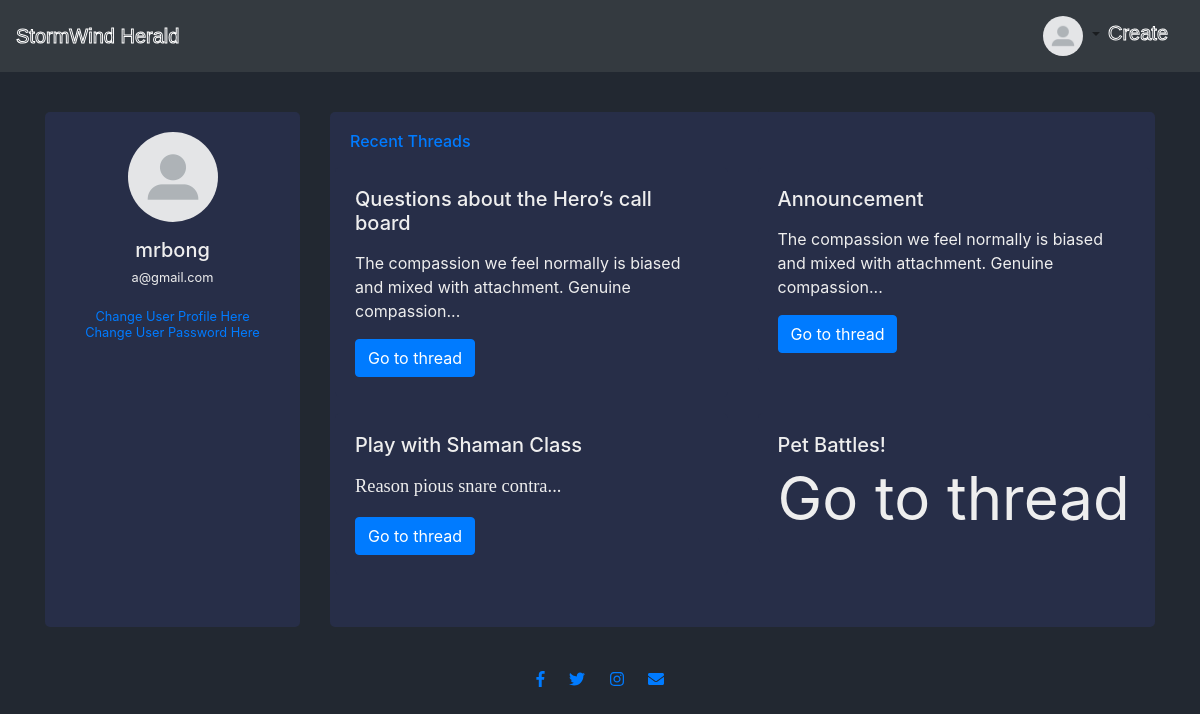
/profile/ (signed in), run on the app's committed database.
### users/models.py (models this page shows, shortened)
class Profile(models.Model):
	user = models.OneToOneField(U,on_delete=models.CASCADE)
	profile_pic = models.ImageField(default='default.jpg')

### stormwind/models.py (models this page shows, shortened)
class Thread(models.Model):
	member = models.ForeignKey(User,on_delete=models.CASCADE)
	title = models.CharField(max_length=155)
	content = HTMLField(blank=True,null=True)
	date_created = models.DateTimeField(default=timezone.now)
	category = models.CharField(max_length=155)
	likes = models.ManyToManyField(User,related_name='likes')

### stormwind/views.py (the view)
# urls.py: path('profile/',views.profile,name='profile'),
@login_required
def profile(request):
	user = request.user
	threads = Thread.objects.filter(member=request.user).order_by('-date_created')
	paginator = Paginator(threads,4)
	page_obj = paginator.page(request.GET.get('page',1))
	t_count = threads.count()
	return render(request,'users/profile.html',{'page_obj':page_obj,
												'user': user,
												't_count':t_count})

### users/templates/users/profile.html (shortened to what this page needs)
{% extends "stormwind/base.html" %}
{% block content %}
<div class="row gutters" style='margin-top:20px;'>
  <div class="col-xl-3 col-lg-3 col-md-12 col-sm-12 col-12">
    <div class="card h-100">
      <div class="card-body">
        <div class="account-settings">
          <div class="user-profile">
            <div class="user-avatar">
              <img src="{{ user.profile.profile_pic.url }}" alt="Profile Picture">
            </div>
            <h5 class="user-name">{{ user.username }}</h5>
            <h6 class="user-email">{{ user.email }}</h6>
            <br>
            <h6 class='user-email'><a href="{% url 'editProfile' %}">Change User Profile Here</a></h6>
            <h6 class="user-email"><a href="#">Change User Password Here</a></h6>
          </div>
        </div>
      </div>
    </div>
  </div>
  <div class="col-xl-9 col-lg-9 col-md-12 col-sm-12 col-12">
    <div class="card h-100">
      <div class="card-body">
        <div class="row gutters">
          <div class="col-xl-12 col-lg-12 col-md-12 col-sm-12 col-12">
            <h6 class="mb-3 text-primary">Recent Threads</h6>
          </div>
          <div class="row">
            {% for t in page_obj %}
            <div class="col-sm-6">
              <div class="card">
                <div class="card-body">
                  <h5 class="card-title">
                {% if t.title|length > 40 %}
                  {{ t.title|slice:40 }}..
                {% else %}
                  {{ t.title }}
                {% endif %}
                </h5>
                  {% if t.content|length > 90 %}
                    <p class="card-text">{{ t.content|safe|slice:90 }}...</p>
                  {% else %}
                    <p class="card-text">{{ t.content|safe }}</p>
                  {% endif %}
                  <a href="{% url 'detail-view' t.id %}" class="btn btn-primary">Go to thread</a>
                </div>
              </div>
            </div>
            {% endfor %}
          </div>
        </div>
      </div>
    </div>
  </div>
  {% endblock content %}

### stormwind/templates/stormwind/base.html (shortened to what this page needs)
{% load static %}
<!doctype html>
<html lang="en">
  <head>
    <link rel="stylesheet" href="https://stackpath.bootstrapcdn.com/bootstrap/4.3.1/css/bootstrap.min.css">
    <link rel="stylesheet" type="text/css" href="{% static 'stormwind/main.css' %}">
    <link href="https://maxcdn.bootstrapcdn.com/font-awesome/4.3.0/css/font-awesome.min.css" rel="stylesheet">
  </head>
  <body>
    <nav class="navbar navbar-expand-lg navbar-light bg-dark fixed-top ">
      <a class="navbar-brand Header_" href="{% url 'home' %}">StormWind Herald</a>
      <div class="collapse navbar-collapse" id="navbarSupportedContent">
        <ul class="navbar-nav ml-auto">
          {% if user.is_authenticated %}
            <li class="nav-item dropdown">
            <a class="nav-link dropdown-toggle" href="#" id="navbarDropdownMenuLink" role="button" data-toggle="dropdown" aria-haspopup="true" aria-expanded="false">
              <img src="{{ user.profile.profile_pic.url }}" width="40" height="40" class="rounded-circle">
            </a>
          </li>
            <li class="nav-item">
              <a class="navbar-brand Header_"style="margin-top:5px;" href="{% url 'create-thread' %}">Create</a>
            </li>
          {% endif %}
        </ul>
      </div>
    </nav>
<br>
<div class="container">
  <br><br>
  {% block content %}{% endblock %}
</div>
<br>
<footer id="footer">
  <div class="container-fluid">
    <a href="https://www.facebook.com/WorldofWarcraft.eu"><i class="social-icon fab fa-facebook-f"></i></a>
    <a href="https://twitter.com/Warcraft"><i class="social-icon fab fa-twitter"></i></a>
    <a href="https://www.instagram.com/warcraft/"><i class="social-icon fab fa-instagram"></i></a>
    <a href="https://www.blizzard.com/en-gb/company/contact"><i class="social-icon fas fa-envelope"></i></a>
  </div>
</footer>
  </body>
</html>

### stormwind/static/stormwind/main.css (style rules this page uses)
body { background-color: #222831; color: #eeeeee; padding-top: 20px; padding-bottom: 20px; }
h1,h2,h3,h4,h5 { color: #eeeeee; }
.Header_ { font-family:sans-serif; -webkit-text-stroke:1px white; -webkit-text-fill-color:transparent; }
.account-settings .user-profile { margin: 0 0 1rem 0; padding-bottom: 1rem; text-align: center; }
.account-settings .user-profile .user-avatar { margin: 0 0 1rem 0; }
.account-settings .user-profile .user-avatar img { width: 90px; height: 90px; -webkit-border-radius: 100px; -moz-border-radius: 100px; border-radius: 100px; }
.account-settings .user-profile h5.user-name { margin: 0 0 0.5rem 0; }
.account-settings .user-profile h6.user-email { margin: 0; font-size: 0.8rem; font-weight: 400; }
.card { background: #272E48; -webkit-border-radius: 5px; -moz-border-radius: 5px; border-radius: 5px; border: 0; margin-bottom: 1rem; }
footer { bottom: 0px; width: 100%; text-align: center; }
.social-icon { margin: 20px 10px; }

### data on the page
Thread: title "Questions about the Hero’s call board", content "The compassion we feel normally is biased and mixed with attachment. Genuine compassion"
Thread: title "Announcement", content "The compassion we feel normally is biased and mixed with attachment. Genuine compassion"
Thread: title "Play with Shaman Class", content "Reason pious snare contra"
Thread: title "Pet Battles!"

### other printed values
{{ user.username }} "mrbong"
{{ user.email }} "a@gmail.com"
